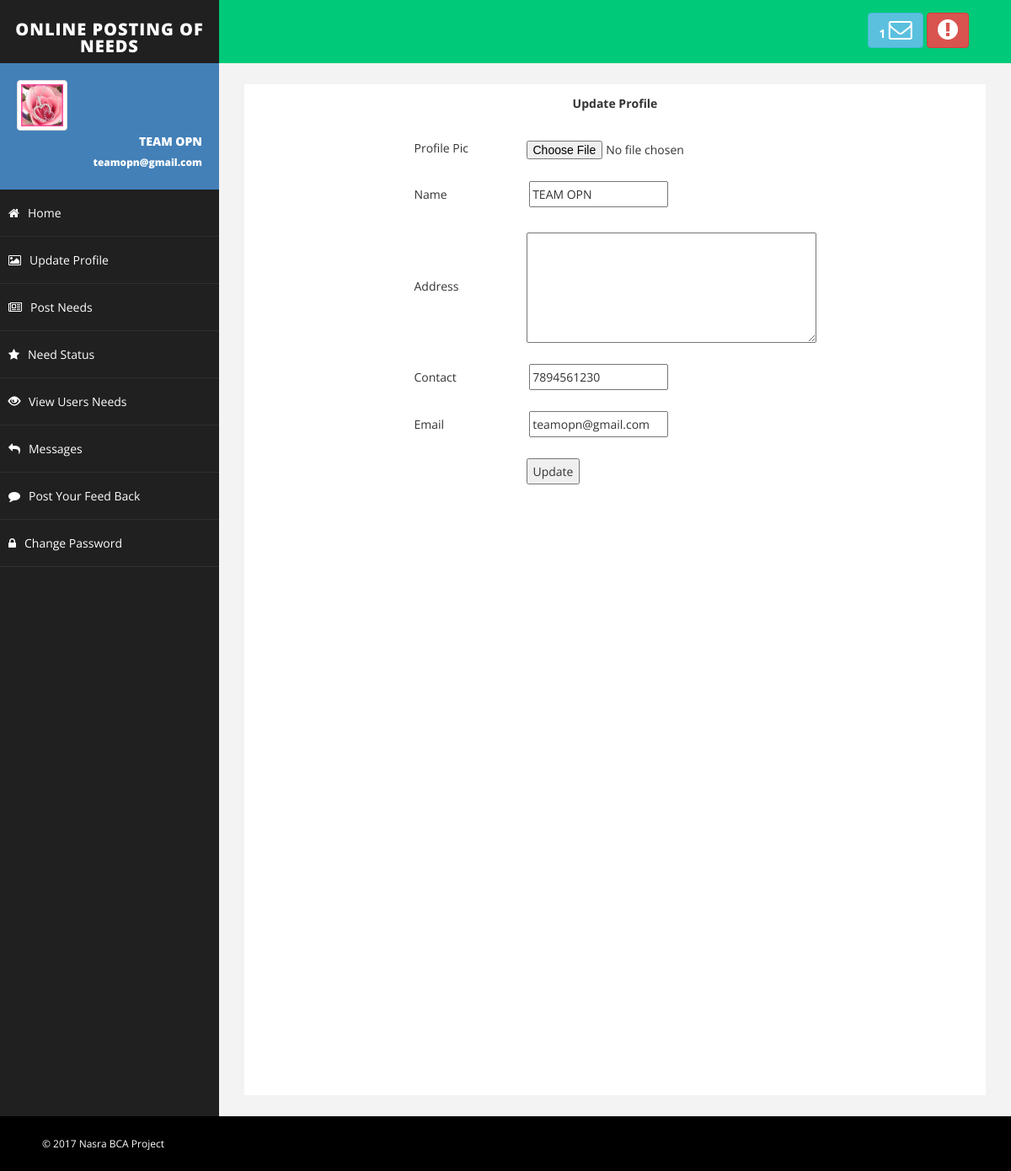
Screenshot of /user/userupdateprofile.php (signed in) with the database file from the repository.
### tables this page shows
CREATE TABLE IF NOT EXISTS `user` (
  `user_id` int(50) NOT NULL AUTO_INCREMENT,
  `name` varchar(50) DEFAULT NULL,
  `address` varchar(100) DEFAULT NULL,
  `state` varchar(20) NOT NULL,
  `district` varchar(20) NOT NULL,
  `gender` varchar(10) NOT NULL,
  `contact` bigint(20) DEFAULT NULL,
  `email` varchar(50) DEFAULT NULL,
  `image` varchar(300) DEFAULT NULL,
  `password` varchar(50) DEFAULT NULL,
  `dob` varchar(10) NOT NULL,
  `status` varchar(50) NOT NULL,
  `regdate` varchar(50) NOT NULL,
  `extdate` varchar(400) NOT NULL,
  `ign` varchar(50) NOT NULL,
  PRIMARY KEY (`user_id`)
);

### user/userupdateprofile.php (the view, shortened to what this page needs)
<!DOCTYPE html PUBLIC "-//W3C//DTD XHTML 1.0 Transitional//EN" "http://www.w3.org/TR/xhtml1/DTD/xhtml1-transitional.dtd">
<html xmlns="http://www.w3.org/1999/xhtml">
<head>
<link href="../SpryAssets/SpryValidationRadio.css" rel="stylesheet" type="text/css" />
</head>
<body>
<?php include("userspannel.php");
?>
<form action="" method="post" enctype="multipart/form-data">
<?php
$qr=mysql_query("select * from USER where user_id='$id'") or die (mysql_error());
if(mysql_num_rows($qr)>0)
{
	while($arra=mysql_fetch_array($qr))
	{
?>
<table  border="0" align="center">
  <tr>
    <td colspan="2" align="center"><b>Update Profile</b></td>
    </tr>
  <tr>
    <td width="133">&nbsp;</td>
    <td width="304">&nbsp;</td>
  </tr>
  <tr>
    <td>Profile Pic</td>
    <td><label for="profile"></label>
      <input type="file" name="profile" id="profile" /></td>
    </tr>
  <tr>
    <td>&nbsp;</td>
    <td>&nbsp;</td>
  </tr>
  <tr>
    <td>Name</td>
    <td><label for="txtname"></label>
      <input type="text" name="txtname" id="txtname" required value="<?php echo $arra[1]?>" /></td>
  </tr>
  <tr>
    <td>&nbsp;</td>
    <td>&nbsp;</td>
  </tr>
  <tr>
    <td>Address</td>
    <td><label for="txtaddress"></label>
      <textarea name="txtaddress" id="txtaddress" cols="45" rows="5" ></textarea></td>
  </tr>
  <tr>
    <td>&nbsp;</td>
    <td>&nbsp;</td>
  </tr>
   <tr>
  <tr>
    <td>Contact</td>
    <td><label for="txtcontact"></label>
      <input type="number" name="txtcontact" id="txtcontact" required value="<?php echo $arra[6]?>" /></td>
  </tr>
  <tr>
    <td>&nbsp;</td>
    <td>&nbsp;</td>
  </tr>
  <tr>
    <td>Email</td>
    <td><label for="txtemail"></label>
      <input type="email" name="txtemail" id="txtemail" required value="<?php echo $arra[7]?>" /></td>
  </tr>
  <tr>
    <td>&nbsp;</td>
    <td>&nbsp;</td>
  </tr>
  <tr>
    <td>&nbsp;</td>
    <td><input type="submit" name="btnsubmit" id="btnsubmit" value="Update" /></td>
  </tr>
</table>
<?php }} ?>
</form>
<?php include("footer.php")?>
</body>
</html>

### user/userspannel.php (shortened to what this page needs)
<?php
$date=date('Y-m-d');
$id="";
if(isset($_SESSION['user_id']))
{
	$id=$_SESSION['user_id'];
}
else
{
	header("location:error.php");
}
?>
<?php
$query=mysql_query("SELECT COUNT(*) c FROM NEED WHERE user_id!='$id' and NEED.with_date >='$date' ");
$row = mysql_fetch_assoc($query);
$cot= $row['c'];
?>
<!DOCTYPE html>
<html xmlns="http://www.w3.org/1999/xhtml">
<head>
    <link href="assets/css/bootstrap.css" rel="stylesheet" />
    <link href="assets/css/font-awesome.css" rel="stylesheet" />
    <link href="assets/css/basic.css" rel="stylesheet" />
    <link href="assets/css/custom.css" rel="stylesheet" />
</head>
<body>
    <div id="wrapper">
        <nav class="navbar navbar-default navbar-cls-top " role="navigation" style="margin-bottom: 0">
            <div class="navbar-header">
                <a class="navbar-brand" href="userspannel.php">Online Posting of Needs</a>
            </div>
            <div class="header-right">
                <a href="User Reply Needs.php" class="btn btn-info" title="New Message"><b><?php echo $cot;?> </b><i class="fa fa-envelope-o fa-2x"></i></a>
                <a href="../logout.php" class="btn btn-danger" title="Logout"><i class="fa fa-exclamation-circle fa-2x"></i></a>
            </div>
        </nav>
        <nav class="navbar-default navbar-side" role="navigation">
            <div class="sidebar-collapse">
                <ul class="nav" id="main-menu">
                    <li>
                    <?php
$qr=mysql_query("select * from USER where user_id='$id'") or die (mysql_error());
if(mysql_num_rows($qr)>0)
{
	while($arra=mysql_fetch_array($qr))
	{
?>
                        <div class="user-img-div">
                            <img src="profile/<?php echo $arra[8]?>" class="img-thumbnail" />
                            <div class="inner-text">
                                <?php echo $arra[1]?>
                            <br />
                                <small><?php echo $arra[7]?> </small>
                            </div>
                            <?php }}?>
                        </div>
                    </li>
                    <li>
                        <a href="usersnhome.php"><i class="fa fa-home"></i>Home</a>
                    </li>
                    <li>
                        <a href="userupdateprofile.php"><i class="fa fa-photo"></i>Update Profile</a>
                    </li>
                    <li>
                        <a href="usercreateneeds.php"><i class="fa fa-newspaper-o"></i>Post Needs</a>
                    </li>
                    <li>
                        <a href="user need status.php"><i class="fa fa-star"></i>Need Status</a>
                    </li>
                    <li>
                        <a href="User Reply Needs.php"><i class="glyphicon glyphicon-eye-open"></i>View Users Needs </a>
                    </li>
                    <li>
                        <a href="usersreplychats.php"><i class="fa fa-reply"></i>Messages </a>
                    </li>
                     <li>
                        <a href="User feedback.php"><i class="fa fa-comment"></i>Post Your Feed Back</a>
                    </li>
                    <li>
                        <a href="changepass.php"><i class="fa fa-lock"></i>Change Password</a>
                    </li>
                </ul>
            </div>
        </nav>
        <div id="page-wrapper">
            <div id="page-inner">
               <div class="row">
                    <div class="col-md-12">

### user/assets/css/basic.css (style rules this page uses)
body { font-family: 'Open Sans', sans-serif; line-height:25px; }
#wrapper { width: 100%; background: #202020; }
#page-wrapper { padding: 15px 15px; min-height: 600px; background: #F3F3F3; }
#page-inner { width: 100%; margin: 10px 20px 10px 0px; background-color: #fff!important; padding: 10px; min-height: 1200px; }
.navbar-cls-top .navbar-brand { color: #fff; background: #202020; width: 260px; text-align: center; height: 75px; font-size: 20px; letter-spacing: 1px; font-weight: 900; padding-top: 25px; text-transform:uppercase; }
.header-right { color: #fff; padding: 15px 50px 5px 50px; float: right; font-size: 16px; }
.user-img-div { min-height: 140px; padding: 20px; background-color: #4380B8; }
.user-img-div img { max-height: 60px; }
.user-img-div .inner-text { text-align: right; position: relative; color: #fff; font-weight: 800; line-height: 25px; }
.sidebar-collapse, .sidebar-collapse .nav { background: none; }
.sidebar-collapse .nav { padding: 0; }
.sidebar-collapse .nav > li > a { color: #fff; background: #202020; text-shadow: none; padding: 15px 40px; border-bottom: 1px solid #2F2E31; }
.sidebar-collapse > .nav > li > a { padding: 15px 10px; }
.navbar-side { border: none; background-color: #202020; }
.navbar-cls-top { background: #00CA79; border-bottom: none; }
.navbar-default { border: 0px solid black; }
.navbar-header { background: #000000; }
.nav > li > a > i { margin-right: 10px; }
@media (min-width:768px) { #page-wrapper { margin: 0 0 0 260px; padding: 15px 30px; min-height: 1200px; } }
@media (min-width:768px) { .navbar-side { z-index: 1; position: absolute; width: 260px; } }
@media (min-width:768px) { .navbar { border-radius: 0px; } }

### rows the page displays
user: image (picture), name "TEAM OPN", email "teamopn@gmail.com", txtname "TEAM OPN", txtcontact "7894561230", txtemail "teamopn@gmail.com"

### other values shown
$cot "1"
